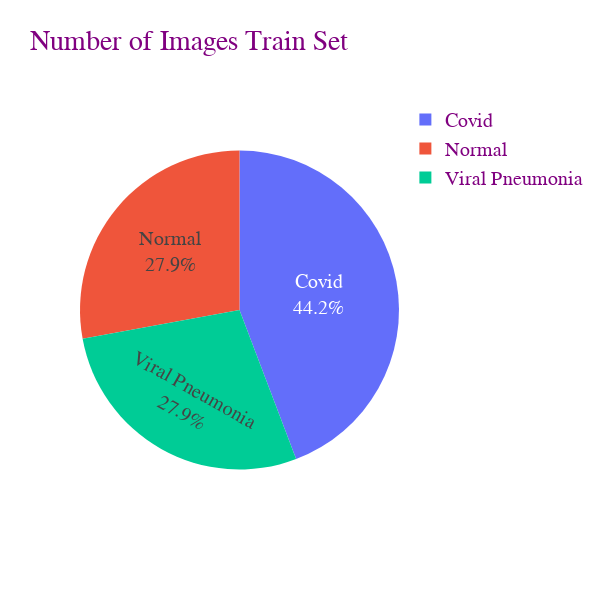

The code cell stored with this chart in its notebook:
### Code cell
fig=px.pie(xrayimages,names="Category",values="Train",color="Category",title="Number of Images Train Set",height=600,width=600)
fig.update_traces(textposition='inside',textinfo='percent+label')
fig.update_layout(font=dict(family="Times New Roman, Bold",size=20,color="purple"))
fig.show()

### Figure 1 — Plotly figure (JSON) as saved in the notebook; plotly's stock layout.template omitted (floating-point values rounded to 4 significant figures)
{"data": [{"customdata": [["Covid"], ["Normal"], ["Viral Pneumonia"]], "domain": {"x": [0, 1], "y": [0, 1]}, "hovertemplate": "Category=%{customdata[0]}<br>Train=%{value}<extra></extra>", "labels": ["Covid", "Normal", "Viral Pneumonia"], "legendgroup": "", "marker": {"colors": ["#636efa", "#EF553B", "#00cc96"]}, "name": "", "showlegend": true, "textinfo": "percent+label", "textposition": "inside", "type": "pie", "values": [111, 70, 70]}], "layout": {"font": {"color": "purple", "family": "Times New Roman, Bold", "size": 20}, "height": 600, "legend": {"tracegroupgap": 0}, "title": {"text": "Number of Images Train Set"}, "width": 600}}
